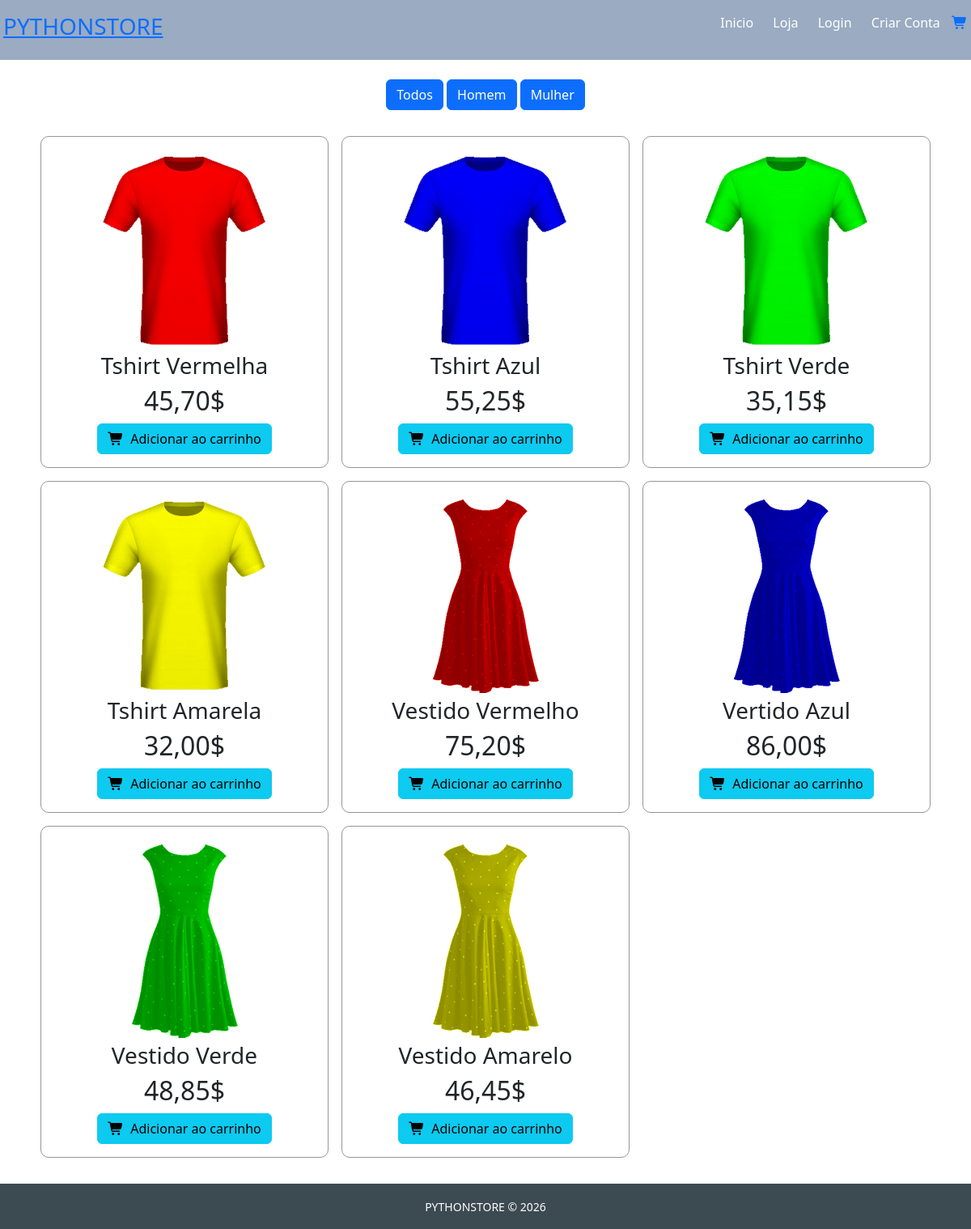
The page /loja/ on the database its author committed.
### main/models.py (models this page shows, shortened)
class Produto(models.Model):
    categoria = models.CharField(max_length = 50, null=True, blank=True)
    nome_produto = models.CharField(max_length = 50, null=True, blank=True)
    descricao = models.CharField(max_length = 200, null=True, blank=True)
    imagem = models.CharField(max_length = 200, null=True, blank=True)
    preco = models.DecimalField(max_digits=6, decimal_places=2, null=True, blank=True)
    stock = models.IntegerField(blank=True)
    visivel = models.BooleanField(default=False)
    created_at = models.DateTimeField(auto_now_add=True, null=True)
    updated_at = models.DateTimeField(auto_now_add=True, null=True)
    deleted_at = models.DateTimeField(blank=True, null=True)

### main/views.py (the view)
# urls.py: path("loja/", views.loja, name="loja"),
def loja(request):
    if request.method == 'GET':
        lista_produtos = None
        if request.GET.get('c') != None:
            if request.GET.get('c') != 'todos':
                c = request.GET.get('c')
                lista_produtos = Produto.objects.filter(visivel=True, stock__gt=0, deleted_at=None, categoria=c)
            else:
                lista_produtos = Produto.objects.filter(visivel=True, stock__gt=0, deleted_at=None)
        else:
            lista_produtos = Produto.objects.filter(visivel=True, stock__gt=0, deleted_at=None)
        lista_categorias = Produto.objects.values_list('categoria', flat=True).distinct()
        context = {
            'produtos': lista_produtos,
            'categorias': lista_categorias
        }
        return render(request, "loja.html", context)

### main/templates/loja.html (shortened to what this page needs)
{% extends 'inicio.html' %}
{% load static %}
{% block content %}
    <div class="container espaco_fundo">
        <div class="row">
            <div class="col-12 text-center my-4">
                <a href="{% url 'loja' %}?c=todos" class="btn btn-primary">Todos</a>
                {% for categoria in categorias %}
                    <a href="{% url 'loja' %}?c={{ categoria }}" class="btn btn-primary">{{ categoria.capitalize }}</a>
                {% endfor %}
            </div>
        </div>
        <div class="row">
            {% if produtos|length == 0 %}
                <div class="text-center my-5">
                    <h3>Não existem produtos disponíveis.</h3>
                </div>
            {% else %}
                {% for produto in produtos %}
                    <div class="col-sm-4 col-6 p-2">
                        <div class="text-center p-3 box-produto">
                            <img class="img-fluid" src="{% static 'images/produtos/' %}{{ produto.imagem }}">
                            <h3>{{ produto.nome_produto }}</h3>
                            <h2>{{ produto.preco }}$</h2>
                            <div>
                                <button class="btn btn-info bt-sm" onclick="adicionar_carrinho({{ produto.id }})"><i class="fas fa-shopping-cart me-2"></i>Adicionar ao carrinho</button>
                            </div>
                        </div>
                    </div>
                {% endfor %}
            {% endif%}
        </div>
    </div>
{% endblock %}

### main/templates/inicio.html (shortened to what this page needs)
{% load static %}
<!DOCTYPE html>
<html lang="en">
<head>
    <link rel="stylesheet" href="{% static 'css/bootstrap.min.css' %}">
    <link rel="stylesheet" href="{% static 'css/all.min.css' %}">
    <link rel="stylesheet" href="{% static 'css/app.css' %}">
</head>
<body>
    <div class="conteiner-fluid navegacao">
        <div class="row">
            <div class="col-6 p-3">
                <a href="{% url 'index' %}">
                    <h3>PYTHONSTORE</h3>
                </a>
            </div>
            <div class="col-6 text-end p-3">
                <a href="{% url 'index' %}" class="nav-item">Inicio</a>
                <a href="{% url 'loja' %}" class="nav-item">Loja</a>
                {% if user.is_authenticated %}
                    <i class="fa fa-user"></i> {{ user.email }}
                    <a href="{% url 'logout_cliente' %}" class="nav-item"><i class="fa fa-sign-out-alt"></i></a>
                {% else %}
                    <a href="{% url 'login_cliente' %}" class="nav-item">Login</a>
                    <a href="{% url 'criar_cliente' %}" class="nav-item">Criar Conta</a>
                {% endif %}
                <a href="{% url 'carrinho' %}"><i class="fas fa-shopping-cart"></i></a>
             </div>
        </div>
    </div>
    <main class="container">
        {% block content %}
        {% endblock %}
    </main>
    <div class="conteiner-fluid fixed-bottom rodape">
        <div class="row">
            <div class="col-12 text-center p-3">
                <small>PYTHONSTORE &copy; {% now 'Y' %} </small>
            </div>
        </div>
    </div>
</body>
</html>

### main/static/css/app.css (style rules this page uses)
.navegacao { background-color: rgb(154, 171, 194); color: black; }
.rodape { background-color: rgb(60, 74, 82); color: white; }
.nav-item { text-decoration: none; color: white; margin: 0px 10px; }
.espaco_fundo { margin-bottom: 80px; }
.box-produto { border: 1px solid rgb(150,150,150); border-radius: 10px; }

### rows shown on the page
Produto: imagem (picture), nome_produto "Tshirt Vermelha", preco "45,70"
Produto: imagem (picture), nome_produto "Tshirt Azul", preco "55,25"
Produto: imagem (picture), nome_produto "Tshirt Verde", preco "35,15"
Produto: imagem (picture), nome_produto "Tshirt Amarela", preco "32,00"
Produto: imagem (picture), nome_produto "Vestido Vermelho", preco "75,20"
Produto: imagem (picture), nome_produto "Vertido Azul", preco "86,00"
Produto: imagem (picture), nome_produto "Vestido Verde", preco "48,85"
Produto: imagem (picture), nome_produto "Vestido Amarelo", preco "46,45"

### other values the page prints
{{ categoria.capitalize }} "Homem" "Mulher"
